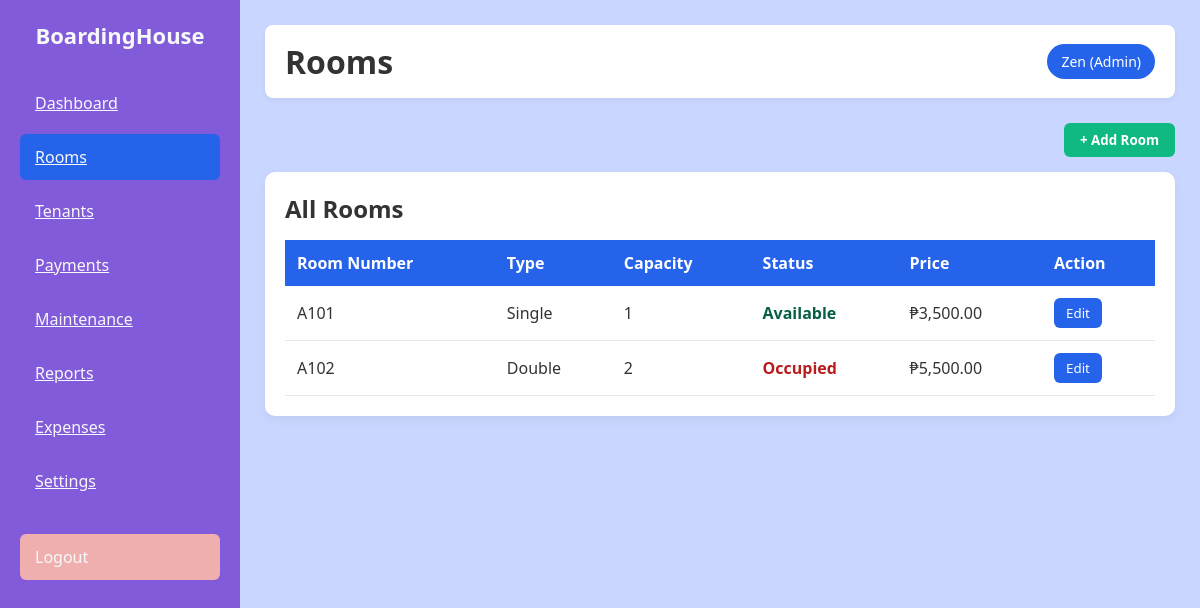
Page /boarding/bording/room.php (signed in) on the committed database.
### tables this page shows
CREATE TABLE `rooms` (
  `room_id` int(11) NOT NULL,
  `room_number` varchar(20) NOT NULL,
  `room_type` varchar(50) DEFAULT NULL,
  `capacity` int(11) NOT NULL,
  `monthly_rent` decimal(10,2) NOT NULL,
  `status` enum('Available','Occupied','Maintenance') DEFAULT 'Available'
);

### boarding/bording/room.php (the view, shortened to what this page needs)
<?php
include "db.php";
$rooms_query = $conn->query("SELECT * FROM rooms ORDER BY room_number");
?>
<!DOCTYPE html>
<html lang="en">
<head>
    <link rel="stylesheet" href="dash.css">
</head>
<body>
<div class="container">
    <aside class="sidebar">
        <h2 class="logo">BoardingHouse</h2>
        <ul class="menu">
            <li><a href="dash.php">Dashboard</a></li>
            <li class="active"><a href="room.php">Rooms</a></li>
            <li><a href="tenant.php">Tenants</a></li>
            <li><a href="payment.php">Payments</a></li>
            <li><a href="mainten.php">Maintenance</a></li>
            <li><a href="reports.php">Reports</a></li>
            <li><a href="expenses.php">Expenses</a></li>
            <li><a href="settings.php">Settings</a></li>
            <li class="logout"><a href="logout.php" style="color: inherit; text-decoration: none;">Logout</a></li>
        </ul>
    </aside>
    <main class="main">
        <header class="topbar">
            <h1>Rooms</h1>
            <div class="profile">
                <?php echo htmlspecialchars($_SESSION['full_name'] ?? 'Admin'); ?>
                (<?php echo htmlspecialchars($_SESSION['role'] ?? 'Admin'); ?>)
            </div>
        </header>
        <div class="add-room-container">
            <button class="add-room-btn" onclick="openModal()">+ Add Room</button>
        </div>
        <section class="table-section">
            <h2>All Rooms</h2>
            <table>
                <thead>
                    <tr>
                        <th>Room Number</th>
                        <th>Type</th>
                        <th>Capacity</th>
                        <th>Status</th>
                        <th>Price</th>
                        <th>Action</th>
                    </tr>
                </thead>
                <tbody>
                    <?php if ($rooms_query->num_rows > 0): ?>
                        <?php while ($room = $rooms_query->fetch_assoc()): ?>
                        <tr>
                            <td><?php echo htmlspecialchars($room['room_number']); ?></td>
                            <td><?php echo htmlspecialchars($room['room_type']); ?></td>
                            <td><?php echo $room['capacity']; ?></td>
                            <td class="<?php echo strtolower($room['status']); ?>">
                                <?php echo $room['status']; ?>
                            </td>
                            <td>₱<?php echo number_format($room['monthly_rent'], 2); ?></td>
                            <td>
                                <button class="edit-btn" onclick="editRoom(
                                    <?php echo $room['room_id']; ?>,
                                    '<?php echo htmlspecialchars($room['room_number']); ?>',
                                    '<?php echo htmlspecialchars($room['room_type']); ?>',
                                    <?php echo $room['capacity']; ?>,
                                    <?php echo $room['monthly_rent']; ?>,
                                    '<?php echo $room['status']; ?>'
                                )">Edit</button>
                            </td>
                        </tr>
                        <?php endwhile; ?>
                    <?php else: ?>
                        <tr>
                            <td colspan="6" style="text-align: center;">No rooms found</td>
                        </tr>
                    <?php endif; ?>
                </tbody>
            </table>
        </section>
    </main>
</div>
</body>
</html>

### boarding/bording/dash.css (style rules this page uses)
* { margin: 0; padding: 0; box-sizing: border-box; font-family: 'Segoe UI', Tahoma, Geneva, Verdana, sans-serif; }
body { background-color: #c9d6ff; color: #333; }
.container { display: flex; min-height: 100vh; }
.sidebar { width: 240px; background-color: #825bdb; color: #f7f8f8; padding: 20px; }
.logo { text-align: center; font-size: 22px; margin-bottom: 30px; font-weight: bold; }
.menu { list-style: none; }
.menu li { padding: 12px 15px; margin-bottom: 8px; border-radius: 6px; cursor: pointer; transition: background 0.3s; }
.menu .active { background-color: #2563eb; }
.menu .logout { margin-top: 30px; background-color: #f0afaf; }
.main { flex: 1; padding: 25px; }
.menu a { color:#f7f8f8; }
.topbar { display: flex; justify-content: space-between; align-items: center; background: #fff; padding: 15px 20px; border-radius: 8px; margin-bottom: 25px; box-shadow: 0 2px 6px rgba(0,0,0,0.05); }
.profile { background-color: #2563eb; color: #fff; padding: 8px 14px; border-radius: 20px; font-size: 14px; }
.table-section { background: #fff; padding: 20px; border-radius: 10px; box-shadow: 0 4px 10px rgba(0,0,0,0.05); }
.table-section h2 { margin-bottom: 15px; }
table { width: 100%; border-collapse: collapse; }
table thead { background-color: #2563eb; color: #fff; }
table th, table td { padding: 12px; text-align: left; }
table tbody tr { border-bottom: 1px solid #e5e7eb; }

### rows in the picture
rooms: room_number "A101", room_type "Single", capacity "1", status "Available", monthly_rent "3,500.00"
rooms: room_number "A102", room_type "Double", capacity "2", status "Occupied", monthly_rent "5,500.00"

### other values in the picture
$_SESSION['full_name'] "Zen"
$_SESSION['role'] "Admin"
